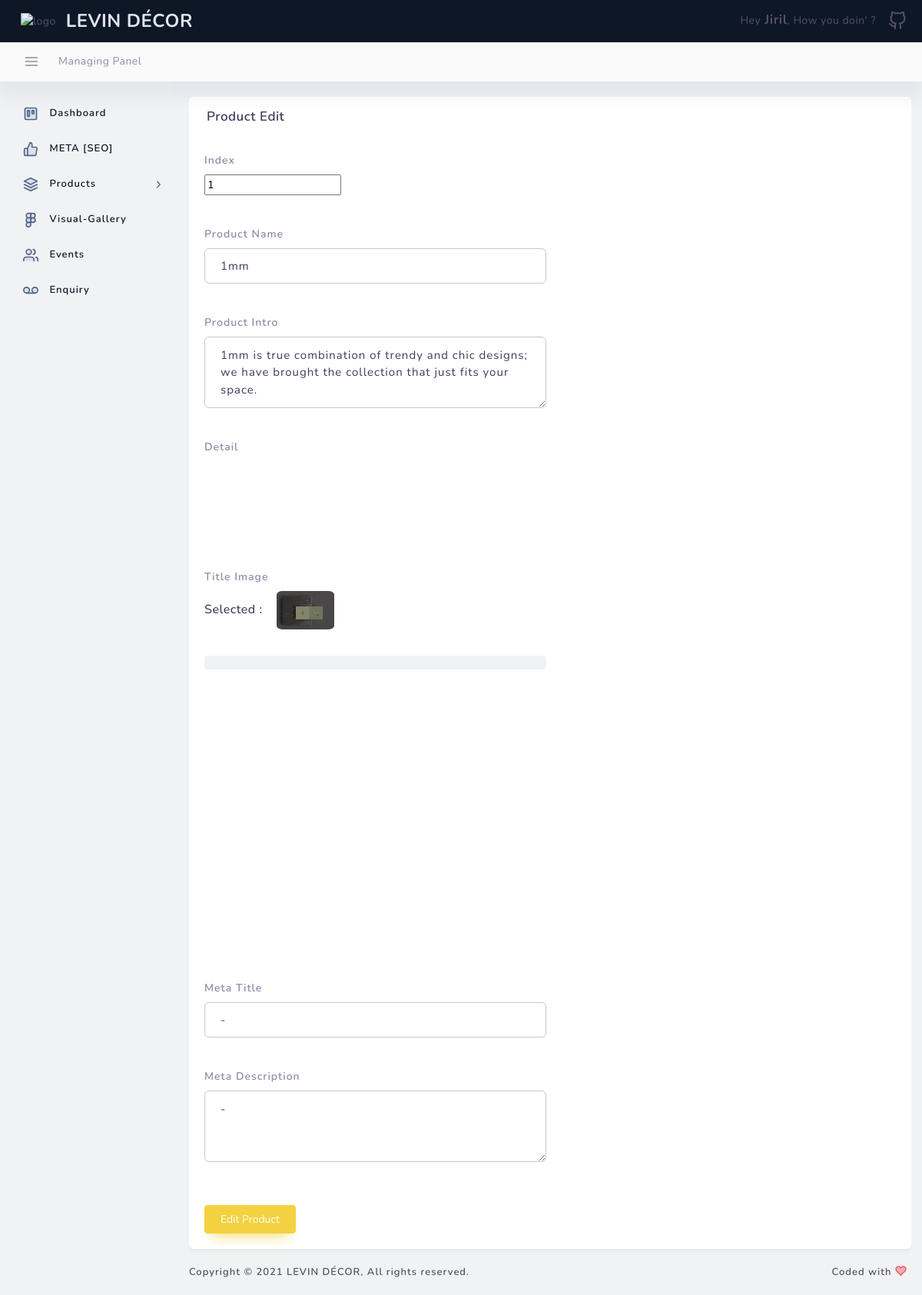
/panel/product/edit/2/ (signed in), run on the app's committed database.
### panel/models.py (models this page shows, shortened)
class Product(models.Model) :
    index = models.IntegerField(null=True, blank=True)
    name = models.CharField(max_length=100, null=True, blank=True)
    name_slug = models.CharField(max_length=100, null=True, blank=True)
    intro = models.TextField(null=True, blank=True)
    detail = models.TextField(null=True, blank=True)
    image1 = models.ImageField(upload_to='product', null=True, blank=True)
    meta_title = models.TextField(null=True, blank=True)
    meta_description = models.TextField(null=True, blank=True)

### panel/views.py (the view, shortened to what this page needs)
# urls.py: url(r'^panel/product/edit/(?P<product_pk>\d+)/$', views.product_edit, name='product_edit'),
@login_required
def product_edit(request, product_pk) :
    try :
        product = Product.objects.get(pk=product_pk)
    except :
        msg = "Product not found, try to go back, refresh the page and come again"
        messages.success(request, msg)
        return redirect('error_back')
    send = {
        'product': product,
    }
    return render(request, 'back/panel/product_edit.html', send)

### levin_main/templates/back/panel/product_edit.html (shortened to what this page needs)
{% extends 'back/master_back.html' %}
{% load static %}
    {% block headblock %}
    <link rel="stylesheet" href="{% static 'back/plugins/smartphoto/smartphoto.min.css' %}">
    {% endblock %}
    {% block page_content %}
    <div class="container">
        <div class="container">
            <div class="row layout-top-spacing">
                <div id="ftFormArray" class="col-lg-12 layout-spacing">
                    <div class="statbox widget box box-shadow">
                        <div class="widget-header">
                            <div class="row">
                                <div class="col-xl-12 col-md-12 col-sm-12 col-12">
                                    <h4>Product Edit</h4>
                                </div>
                            </div>
                        </div>
                        <div class="widget-content widget-content-area custom-autocomplete h-100">
                            <form onsubmit="myFunction()" action="{% url 'product_edit' product_pk=product.pk %}" method="post" id="quillForm1" name="quillForm1" enctype="multipart/form-data" class="form-horizontal">
                                <div class="form-row mb-4">
                                    <div class="form-group col-md-3">
                                        <label for="index">Index</label>
                                        <input type="number" id="index" name="index" value="{{product.index}}" required>
                                    </div>
                                </div>
                                <div class="form-row mb-4">
                                    <div class="form-group col-md-6">
                                        <label for="name">Product Name</label>
                                        <input type="text" class="form-control" id="name" name="name" placeholder="Product ..." value="{{product.name}}" required>
                                    </div>
                                </div>
                                <div class="form-row mb-4">
                                    <div class="form-group col-md-6">
                                        <label for="intro">Product Intro</label>
                                        <textarea name="intro" id="intro" rows="3" class="form-control" placeholder="Our product ..." required="">{{product.intro}}</textarea>
                                    </div>
                                </div>
                                <div class="form-row mb-4" style="padding-bottom: 100px;">
                                    <div class="form-group col-md-12">
                                        <label for="detail1">Detail</label>
                                    </div>
                                </div>
                                <div class="form-row mb-4">
                                    <div class="form-group col-md-6">
                                        <label for="image1" style="margin-bottom: 0px;">Title Image</label>
                                        <h6 class="mt-2">Selected : &nbsp;&nbsp;
                                            {% if product.image1 %}
                                            <a href="{{product.image1.url}}" class="js-smartPhoto" data-caption="" >
                                                <img src="{{product.image1.url}}" alt="product_image" style="height: 50px; border-radius: 10%;">
                                            </a>
                                            {% else %}
                                                <h6>None</h6>
                                            {% endif %}
                                        </h6>
                                        <div class="custom-file-container" data-upload-id="myFirstImage">
                                            <label class="custom-file-container__custom-file" >
                                                <span class="custom-file-container__custom-file__custom-file-control"></span>
                                            </label>
                                            <div class="custom-file-container__image-preview"></div>
                                        </div>
                                    </div>
                                </div>
                                <div class="form-row mb-4">
                                    <div class="form-group col-md-6">
                                        <label for="meta_title">Meta Title</label>
                                        <input type="text" class="form-control" id="meta_title" name="meta_title" value="{{product.meta_title}}" required>
                                    </div>
                                </div>
                                <div class="form-row mb-4">
                                    <div class="form-group col-md-6">
                                        <label for="meta_description">Meta Description</label>
                                        <textarea name="meta_description" id="meta_description" cols="30" rows="3" class="form-control" required>{{product.meta_description}}</textarea>
                                    </div>
                                </div>
                                <button type="submit" class="btn btn-primary mt-3">Edit Product</button>
                            </form>
                        </div>
                    </div>
                </div>
            </div>
        </div>
    </div>
    {% endblock %}

### levin_main/templates/back/master_back.html (shortened to what this page needs)
{% load static %}
<!DOCTYPE html>
<html lang="en">
<head>
    <link href="{% static 'back/assets/css/loader.css' %}" rel="stylesheet" type="text/css" />
    <link href="{% static 'back/bootstrap/css/bootstrap.min.css' %}" rel="stylesheet" type="text/css" />
    <link href="{% static 'back/assets/css/plugins.css' %}" rel="stylesheet" type="text/css" />
    <link href="{% static 'back/plugins/apex/apexcharts.css' %}" rel="stylesheet" type="text/css">
    <link href="{% static 'back/assets/css/dashboard/dash_1.css' %}" rel="stylesheet" type="text/css" />
    <link rel="stylesheet" type="text/css" href="{% static 'back/assets/css/widgets/modules-widgets.css' %}">
    <link href="{% static 'back/assets/css/scrollspyNav.css' %}" rel="stylesheet" type="text/css" />
    <link href="{% static 'back/plugins/autocomplete/autocomplete.css' %}" rel="stylesheet" type="text/css" />
    <link href="{% static 'back/plugins/flatpickr/flatpickr.css' %}" rel="stylesheet" type="text/css">
    <link href="{% static 'back/plugins/flatpickr/custom-flatpickr.css' %}" rel="stylesheet" type="text/css">
    <link rel="stylesheet" type="text/css" href="{% static 'back/plugins/select2/select2.min.css' %}">
    <link rel="stylesheet" type="text/css" href="{% static 'back/plugins/bootstrap-select/bootstrap-select.min.css' %}">
    <link rel="stylesheet" type="text/css" href="{% static 'back/plugins/bootstrap-touchspin/jquery.bootstrap-touchspin.min.css' %}">
    <link rel="stylesheet" type="text/css" href="{% static 'back/assets/css/forms/switches.css' %}">
    <link rel="stylesheet" type="text/css" href="{% static 'back/plugins/file-upload/file-upload-with-preview.min.css' %}">
    <link rel="stylesheet" type="text/css" href="{% static 'back/plugins/editors/quill/quill.snow.css' %}">
    <link rel="stylesheet" type="text/css" href="{% static 'back/assets/css/elements/search.css' %}">
    {% block headblock %}
    {% endblock %}
</head>
<body>
    <div class="header-container fixed-top">
        <header class="header navbar navbar-expand-sm">
            <ul class="navbar-item theme-brand flex-row  text-center">
                <li class="nav-item theme-logo">
                    <a href="{% url 'panel' %}">
                        <img src="{% static 'front/images/Levin.png' %}" class="navbar-logo" alt="logo">
                    </a>
                </li>
                <li class="nav-item theme-text">
                    <a href="{% url 'panel' %}" class="nav-link"> LEVIN DÉCOR </a>
                </li>
            </ul>
            <ul class="navbar-item flex-row ml-md-auto">
                <li class="nav-item dropdown message-dropdown">
                    <a href="javascript:void(0);" class="nav-link dropdown-toggle" id="messageDropdown" data-toggle="dropdown" aria-haspopup="true" aria-expanded="false">
                        Hey<b style="font-size: 17px;"> {{request.user.first_name}}</b>, How you doin' ?
                    </a>
                </li>
                <li class="nav-item dropdown user-profile-dropdown">
                    <a href="javascript:void(0);" class="nav-link dropdown-toggle user" id="userProfileDropdown" data-toggle="dropdown" aria-haspopup="true" aria-expanded="true">
                    </a>
                </li>
            </ul>
        </header>
    </div>
    <div class="sub-header-container">
        <header class="header navbar navbar-expand-sm">
            <a href="javascript:void(0);" class="sidebarCollapse" data-placement="bottom"></a>
            <ul class="navbar-nav flex-row">
                <li>
                    <div class="page-header">
                        <nav class="breadcrumb-one" aria-label="breadcrumb">
                            <ol class="breadcrumb">
                                <li class="breadcrumb-item"><a href="javascript:void(0);">Managing Panel</a></li>
                            </ol>
                        </nav>
                    </div>
                </li>
            </ul>
        </header>
    </div>
    <div class="main-container" id="container">
        <div class="sidebar-wrapper sidebar-theme">
            <nav id="sidebar">
                <div class="shadow-bottom"></div>
                <ul class="list-unstyled menu-categories" id="accordionExample">
                    <li class="menu">
                        <a href="{% url 'panel' %}" aria-expanded="false" class="dropdown-toggle">
                            <div class="">
                                <span>Dashboard</span>
                            </div>
                        </a>
                    </li>
                    <li class="menu">
                        <a href="{% url 'page_handler' %}" aria-expanded="false" class="dropdown-toggle">
                            <div class="">
                                <span>META [SEO]</span>
                            </div>
                        </a>
                    </li>
                    <li class="menu">
                        <a href="#product" data-toggle="collapse" aria-expanded="false" class="dropdown-toggle">
                            <div class="">
                                <span>Products</span>
                            </div>
                            <div>
                                <svg xmlns="http://www.w3.org/2000/svg" width="24" height="24" viewBox="0 0 24 24" fill="none" stroke="currentColor" stroke-width="2" stroke-linecap="round" stroke-linejoin="round" class="feather feather-chevron-right"><polyline points="9 18 15 12 9 6"></polyline></svg>
                            </div>
                        </a>
                    </li>
                    <li class="menu">
                        <a href="{% url 'vsg_back' %}" aria-expanded="false" class="dropdown-toggle">
                            <div class="">
                                <span>Visual-Gallery</span>
                            </div>
                        </a>
                    </li>
                    <li class="menu">
                        <a href="{% url 'event_back' %}" aria-expanded="false" class="dropdown-toggle">
                            <div class="">
                                <span>Events</span>
                            </div>
                        </a>
                    </li>
                    <li class="menu">
                        <a href="{% url 'enquiry' %}" aria-expanded="false" class="dropdown-toggle">
                            <div class="">
                                <span>Enquiry</span>
                            </div>
                        </a>
                    </li>
                </ul>
            </nav>
        </div>
        <div id="content" class="main-content" style="padding-bottom: 30px;">
            {% block page_content %}
            {% endblock %}
            <div class="footer-wrapper" style="position: absolute; padding-top: 30px !important; bottom: 10px;">
                <div class="footer-section f-section-1">
                    <p class="">Copyright © 2021 <a target="_blank" href="{% url 'home' %}">LEVIN DÉCOR</a>, All rights reserved.</p>
                </div>
                <div class="footer-section f-section-2">
                    <p class="">Coded with </p>
                </div>
            </div>
        </div>
    </div>
</body>
</html>

### data on the page
Product: index "1", name "1mm", intro "1mm is true combination of trendy and chic designs; we have brought the collection that just fits your space.", image1 (picture), meta_title "-", meta_description "-"

### other printed values
{{ request.user.first_name }} "Jiril"
